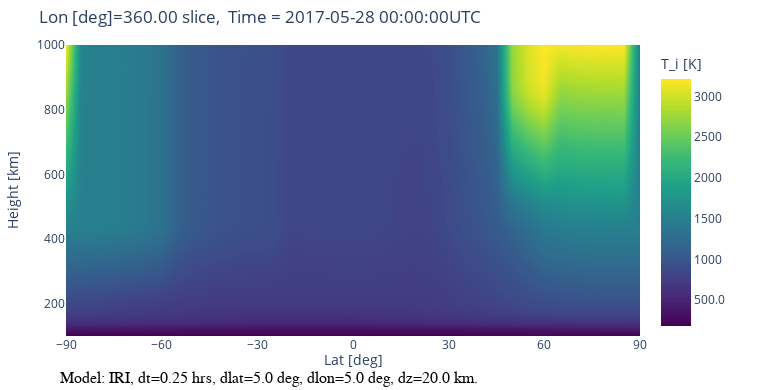

The cell this chart's notebook holds for it:
### Code cell
#auto-corrects for cut values out of allowed range
iplot(iri.make_plot('T_i','LatH',cutL=500))

### Figure 1 — Plotly figure (JSON) as saved in the notebook; plotly's stock layout.template omitted (floating-point values rounded to 4 significant figures; data arrays with more than 128 entries replaced by an {"elided": "..."} marker saying what was removed)
{"data": [{"colorbar": {"tickformat": ".4g", "title": {"text": "T_i [K]"}}, "colorscale": [[0, "#440154"], [0.1111, "#482878"], [0.2222, "#3e4989"], [0.3333, "#31688e"], [0.4444, "#26828e"], [0.5556, "#1f9e89"], [0.6667, "#35b779"], [0.7778, "#6ece58"], [0.8889, "#b5de2b"], [1, "#fde725"]], "contours": {"coloring": "fill", "showlines": false}, "hovertemplate": "X: %{x:.2f}<br>Y: %{y:.4g}<br><b> %{z:.4g}</b><extra></extra>", "meta": "2d-grid", "ncontours": 201, "type": "contour", "x": [-90, -85, -80, -75, -70, -65, -60, -55, -50, -45, -40, -35, -30, -25, -20, -15, -10, -5, 0, 5, 10, 15, 20, 25, 30, 35, 40, 45, 50, 55, 60, 65, 70, 75, 80, 85, 90], "y": [100, 120, 140, 160, 180, 200, 220, 240, 260, 280, 300, 320, 340, 360, 380, 400, 420, 440, 460, 480, 500, 520, 540, 560, 580, 600, 620, 640, 660, 680, 700, 720, 740, 760, 780, 800, 820, 840, 860, 880, 900, 920, 940, 960, 980, 1000], "z": {"elided": "46x37 float values"}}], "layout": {"annotations": [{"font": {"size": 14}, "showarrow": false, "text": "Lat [deg]", "x": 0.5, "xref": "paper", "y": -0.12, "yref": "paper"}, {"ax": 0, "ay": 0, "font": {"color": "#000000", "family": "sans serif", "size": 16}, "text": "Model: IRI, dt=0.25 hrs, dlat=5.0 deg, dlon=5.0 deg, dz=20.0 km.", "x": 0.1, "xanchor": "left", "xref": "paper", "xshift": -65, "y": 0, "yref": "paper", "yshift": -42}], "autosize": false, "height": 390, "margin": {"b": 45, "l": 40, "pad": 0, "r": 140, "t": 45}, "scene": {"aspectmode": "manual"}, "title": {"text": "Lon [deg]=360.00 slice,  Time = 2017-05-28 00:00:00UTC"}, "width": 780, "xaxis": {"dtick": 30, "tick0": 0, "tickmode": "linear", "title": {"text": ""}}, "yaxis": {"title": {"text": "Height [km]"}}}}
